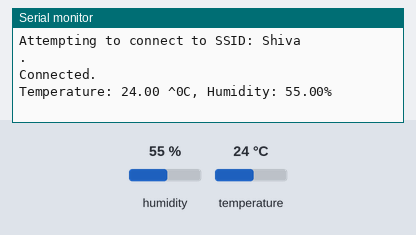
This sketch was run on a simulated ESP32. On the bench: the last lines printed to the serial monitor. Inputs (shaded band) come from the test bench; at power-on: humidity 55 %, temperature 24 °C. WiFi joins after 1.5 s; servers stay silent unless stated.

Above: at 18.0 s.
18.1 s: humidity set to 22 %
At 22.2 s:
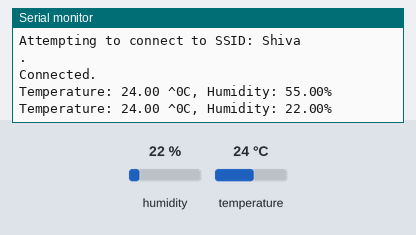
34.3 s: temperature set to 12 °C
At 46.4 s:
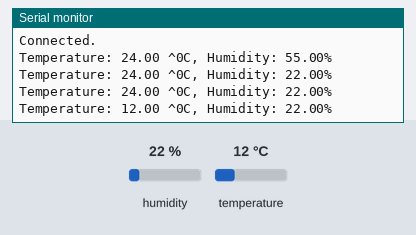
50.5 s: humidity set to 40 %
At 57.3 s:
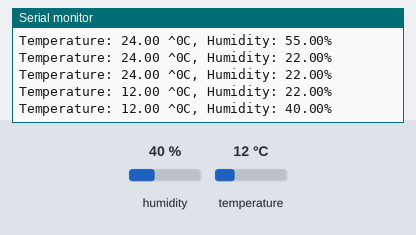
Timing chart, 0 to 58.8 s (numbered marks = the images above; inputs shaded):
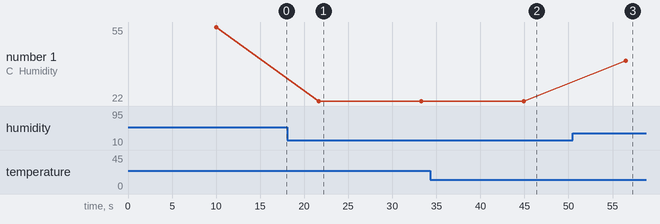

The sketch:

DHT11_Thingspeak.ino
```cpp
#include "ThingSpeak.h"
#include "WiFi.h"
#include <DHT.h>  // Include library for dht

//----------- Enter you Wi-Fi Details---------//
char ssid[] = "Shiva"; //SSID
char pass[] = "shiva@1412"; // Password
//-------------------------------------------//


#define DHTPIN 13          //pin where the dht11 is connected

float humidity = 0.0;
float temp = 0.0;
DHT dht(DHTPIN, DHT11);
WiFiClient  client;

unsigned long myChannelField =  1792365; // Channel ID
const int ChannelField1 = 1; // Which channel to write data
const int ChannelField2 = 2;
const char * myWriteAPIKey = "PA5O3BTOZKRINXN9"; // Your write API Key


void setup()
{
  Serial.begin(115200);
  dht.begin();
  WiFi.mode(WIFI_STA);
  ThingSpeak.begin(client);
}
void loop()
{
  if (WiFi.status() != WL_CONNECTED)
  {
    Serial.print("Attempting to connect to SSID: ");
    Serial.println(ssid);
    while (WiFi.status() != WL_CONNECTED)
    {
      WiFi.begin(ssid, pass);
      Serial.print(".");
      delay(5000);
    }
    Serial.println("\nConnected.");
    delay(5000);
  }

   humidity = dht.readHumidity();    // read humidity for sensor
   temp = dht.readTemperature();     // read temperature for sensor

//    if (isnan(humidity) || isnan(temp))
//      {
//        Serial.println("Failed to read from DHT sensor!");
//        delay(5000);
//        return;
//      }

  /* printing the results on console*/
      Serial.print("Temperature: ");
      Serial.print(temp);
      Serial.print(" ^0C, Humidity: ");
      Serial.print(humidity);
      Serial.println("%");

      delay(10000);
  ThingSpeak.writeField(myChannelField, ChannelField1, temp, myWriteAPIKey);
  ThingSpeak.writeField(myChannelField, ChannelField2, humidity, myWriteAPIKey);

  delay(1000);
}
```

Measured:
- after the input at 18.1 s, the serial monitor: prints a new line after 3.5 s (image 1)
- after the input at 34.3 s, the serial monitor: prints a new line after 10.6 s (image 2)
- after the input at 50.5 s, the serial monitor: prints a new line after 6.0 s (image 3)
- plotted number 1: 55 → 22 after the input at 18.1 s, 22 → 40 after the input at 50.5 s
